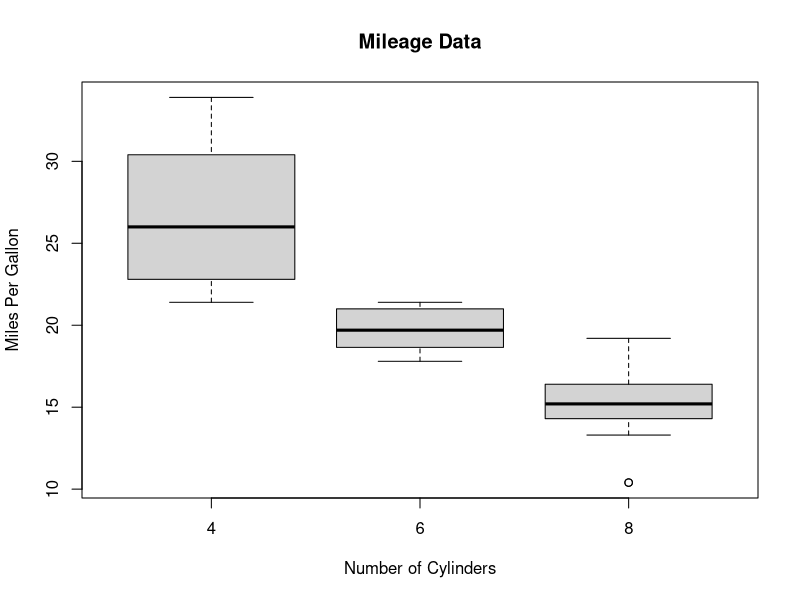
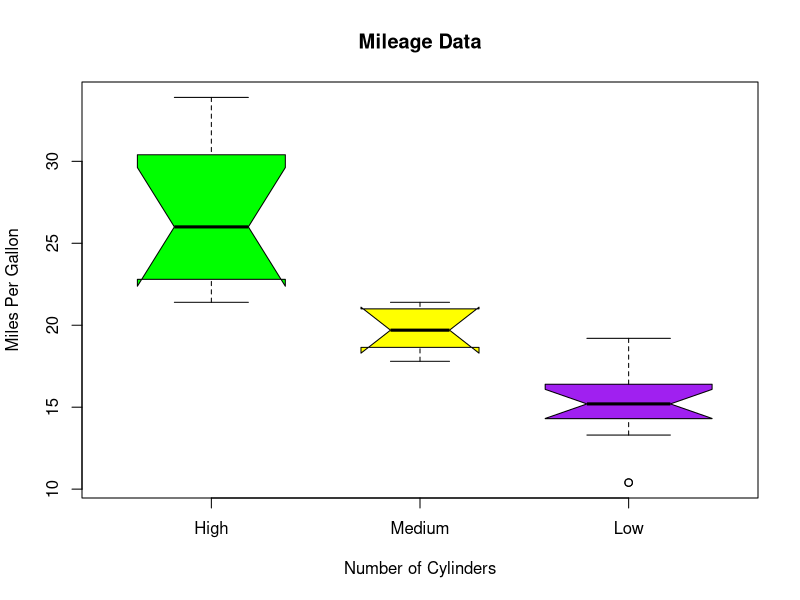
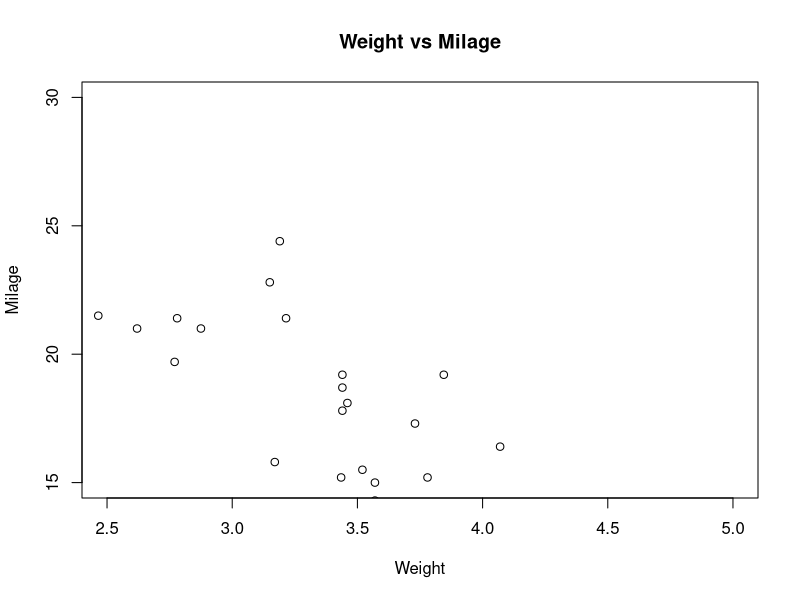
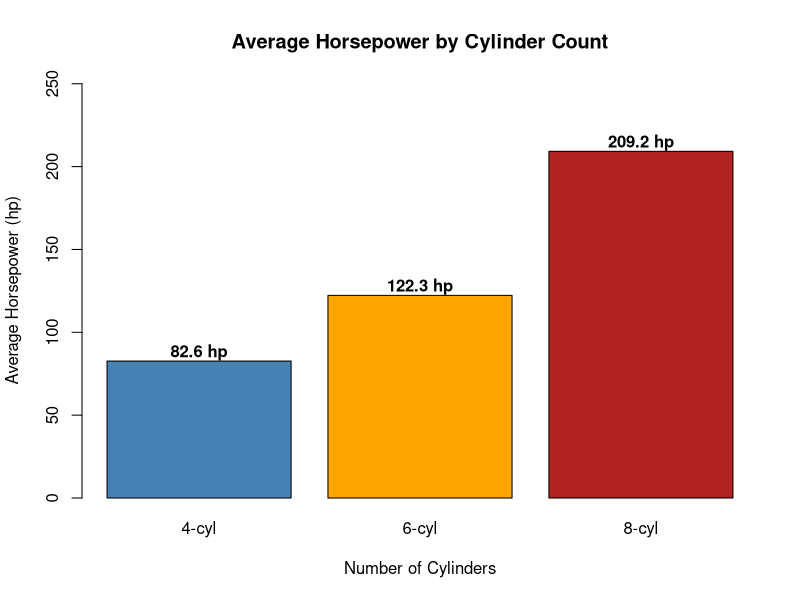
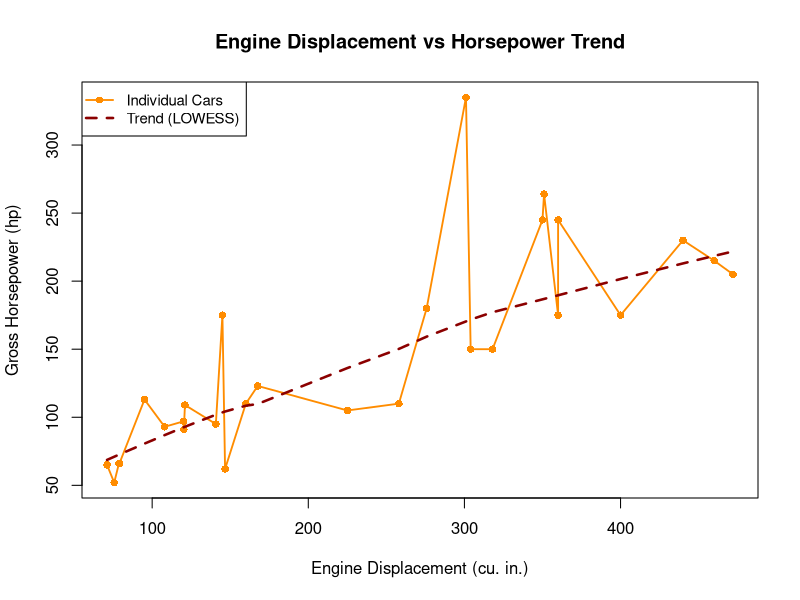
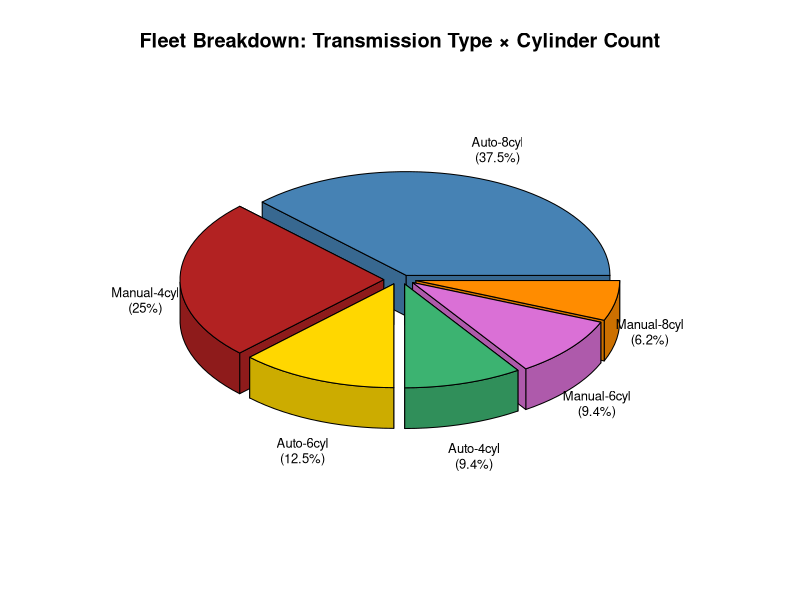

Source code (R) for these figures, in order:
# Load whole dataset
data(mtcars)
# Get the library.
library(plotrix)
# Plot the chart.
boxplot(mpg ~ cyl, data = mtcars, xlab = "Number of Cylinders",
        ylab = "Miles Per Gallon", main = "Mileage Data")
# Plot the chart.
boxplot(mpg ~ cyl, data = mtcars,
        xlab = "Number of Cylinders",
        ylab = "Miles Per Gallon",
        main = "Mileage Data",
        notch = TRUE,
        varwidth = TRUE,
        col = c("green","yellow","purple"),
        names = c("High","Medium","Low")
)
# Get the input values.
input <- mtcars[,c('wt','mpg')]
# Plot the chart
plot(x = input$wt,y = input$mpg,
     xlab = "Weight",
     ylab = "Milage",
     xlim = c(2.5,5),
     ylim = c(15,30),
     main = "Weight vs Milage")

# Average Horsepower by Number of Cylinders
avg_hp <- tapply(mtcars$hp, mtcars$cyl, mean)
cyl_labels <- paste0(names(avg_hp), "-cyl")

barplot(avg_hp,
        names.arg = cyl_labels,
        xlab      = "Number of Cylinders",
        ylab      = "Average Horsepower (hp)",
        main      = "Average Horsepower by Cylinder Count",
        col       = c("steelblue", "orange", "firebrick"),
        border    = "black",
        ylim      = c(0, max(avg_hp) * 1.2))

# Add value labels on top of each bar
text(x      = c(0.7, 1.9, 3.1),
     y      = avg_hp + 5,
     labels = paste0(round(avg_hp, 1), " hp"),
     cex    = 1.0,
     font   = 2)

# Engine Displacement vs Gross Horsepower (sorted by disp)
mtcars_sorted <- mtcars[order(mtcars$disp), ]

plot(x    = mtcars_sorted$disp,
     y    = mtcars_sorted$hp,
     type = "o",
     col  = "darkorange",
     pch  = 16,
     lwd  = 1.8,
     xlab = "Engine Displacement (cu. in.)",
     ylab = "Gross Horsepower (hp)",
     main = "Engine Displacement vs Horsepower Trend")

# Overlay a smooth trend line for clarity
lines(lowess(mtcars_sorted$disp, mtcars_sorted$hp),
      col = "darkred",
      lwd = 2.5,
      lty = 2)

legend("topleft",
       legend = c("Individual Cars", "Trend (LOWESS)"),
       col    = c("darkorange", "darkred"),
       pch    = c(16, NA),
       lty    = c(1, 2),
       lwd    = c(1.8, 2.5),
       cex    = 0.9)

# Proportion of Cars by Transmission Type & Cylinder Group
# Create 6 groups: Auto/Manual × 4/6/8 cyl
mtcars$group <- paste0(ifelse(mtcars$am == 0, "Auto", "Manual"),
                       "-", mtcars$cyl, "cyl")

group_counts <- sort(table(mtcars$group), decreasing = TRUE)
group_pct    <- round(100 * group_counts / sum(group_counts), 1)
group_labels <- paste0(names(group_counts), "\n(", group_pct, "%)")

slice_colors <- c("steelblue", "firebrick", "gold",
                  "mediumseagreen", "orchid", "darkorange")

pie3D(as.numeric(group_counts),
      labels   = group_labels,
      explode  = 0.08,
      col      = slice_colors,
      main     = "Fleet Breakdown: Transmission Type × Cylinder Count",
      labelcex = 0.78,
      theta    = 0.8)
